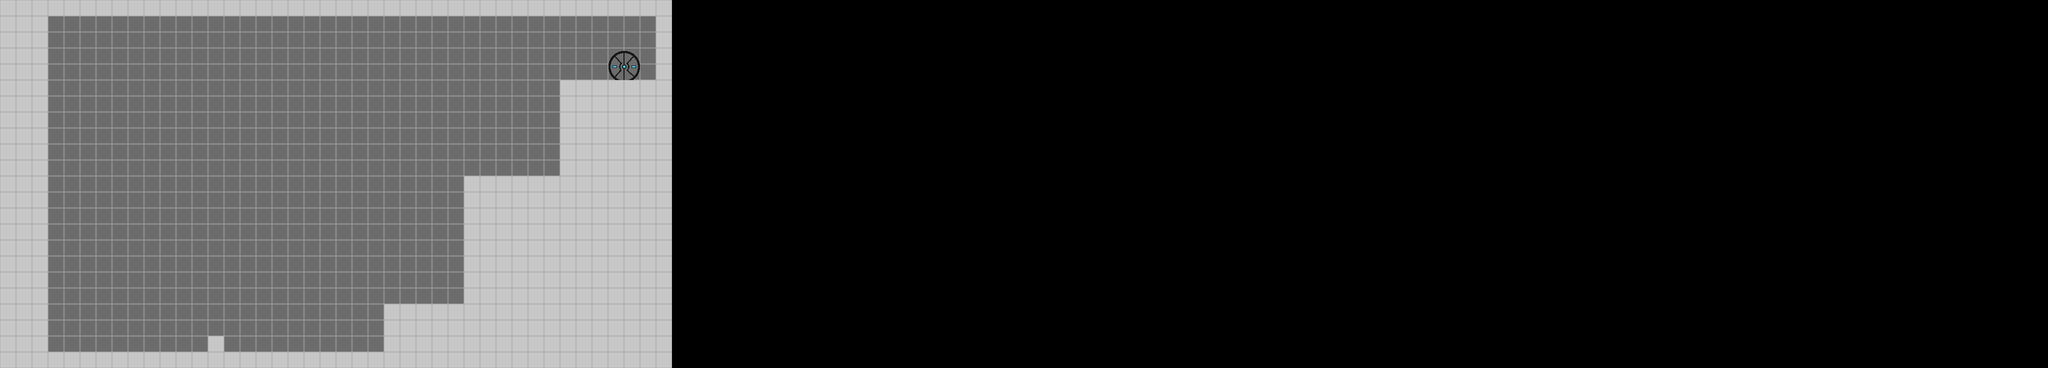

This is a level from a 2D game, rendered from its Tiled map with the project's own tilesets. A one-line summary and the map file follow, with tile-layer data summarised:
An orthogonal 128x23 tile map with 32x32 px tiles, 3 tile layers (fondo, decorado, paredPortal) and 3 objects (playerPosition, creditsZone, cake).

<map version="1.5" tiledversion="1.7.0" orientation="orthogonal" renderorder="right-down" width="128" height="23" tilewidth="32" tileheight="32" infinite="0" nextlayerid="5" nextobjectid="6">
 <tileset firstgid="1" source="tilesPortal.tsx" />
 <layer id="2" name="fondo" width="128" height="23">
  <properties>
   <property name="noCollision" value="" />
  </properties>
  <data>[2944 cells, 804 non-empty, 1 distinct tile ids]</data>
 </layer>
 <layer id="4" name="decorado" width="128" height="23">
  <properties>
   <property name="noCollision" type="int" value="0" />
  </properties>
  <data>[2944 cells, 4 non-empty, 4 distinct tile ids]</data>
 </layer>
 <layer id="1" name="paredPortal" width="128" height="23">
  <data>[2944 cells, 352 non-empty, 1 distinct tile ids]</data>
 </layer>
 <objectgroup id="3" name="objects">
  <object id="1" name="playerPosition" x="1205.79" y="107.787" width="83.5" height="58.5" />
  <object id="2" name="creditsZone" x="252.636" y="53.6667" width="348.333" height="637.333" />
  <object id="4" name="cake" gid="11" x="416" y="672" width="32" height="32" />
 </objectgroup>
</map>
